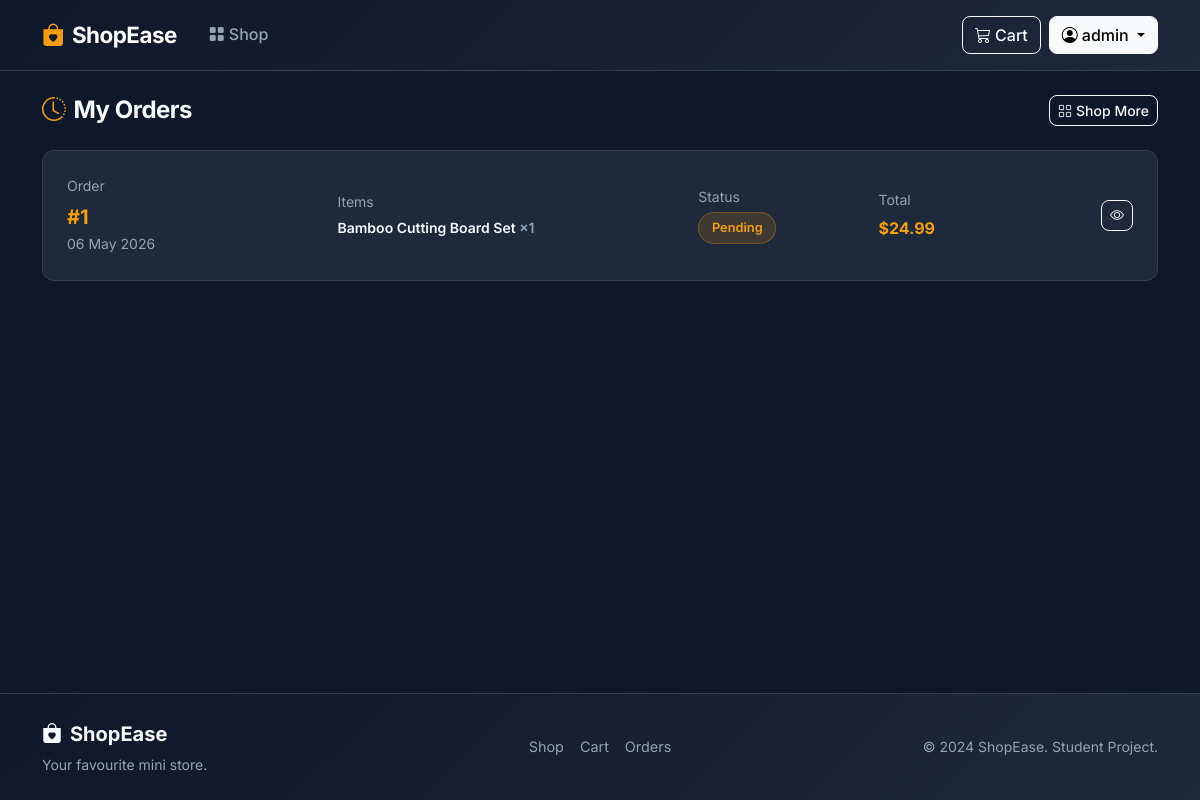
The page /orders/history/ (signed in) on the database its author committed.
### orders/models.py (models this page shows, shortened)
class Order(models.Model):
    STATUS_CHOICES = [
        ('pending', 'Pending'),
        ('processing', 'Processing'),
        ('shipped', 'Shipped'),
        ('delivered', 'Delivered'),
        ('cancelled', 'Cancelled'),
    ]
    user = models.ForeignKey(User, on_delete=models.CASCADE, related_name='orders')
    full_name = models.CharField(max_length=255)
    address = models.TextField()
    phone = models.CharField(max_length=20)
    total_price = models.DecimalField(max_digits=10, decimal_places=2)
    status = models.CharField(max_length=20, choices=STATUS_CHOICES, default='pending')
    created_at = models.DateTimeField(auto_now_add=True)
    updated_at = models.DateTimeField(auto_now=True)
    class Meta:
        ordering = ['-created_at']

class OrderItem(models.Model):
    order = models.ForeignKey(Order, on_delete=models.CASCADE, related_name='items')
    product = models.ForeignKey(Product, on_delete=models.SET_NULL, null=True)
    product_name = models.CharField(max_length=255)  # snapshot at order time
    quantity = models.PositiveIntegerField(default=1)
    price = models.DecimalField(max_digits=10, decimal_places=2)  # price at order time

### orders/views.py (the view)
# urls.py: path('history/', views.order_history, name='order_history'),
@login_required
def order_history(request):
    orders = Order.objects.filter(user=request.user).order_by('-created_at')
    return render(request, 'orders/order_history.html', {'orders': orders})

### cart/cart.py (called while the page is built)
    def __len__(self):
        return sum(item['quantity'] for item in self.cart.values())

### cart/context_processors.py (called while the page is built)
def cart_context(request):
    return {'cart': Cart(request)}

### templates/orders/order_history.html (shortened to what this page needs)
{% extends 'base.html' %}
{% block content %}
<div class="container">
  <div class="d-flex align-items-center justify-content-between mb-4">
    <h1 class="page-section-title mb-0">
      <i class="bi bi-clock-history me-2 text-accent"></i>My Orders
    </h1>
    <a href="{% url 'product_list' %}" class="btn btn-outline-light btn-sm" id="shop-more-btn">
      <i class="bi bi-grid me-1"></i>Shop More
    </a>
  </div>
  {% if orders %}
    <div class="row g-3">
      {% for order in orders %}
      <div class="col-12">
        <div class="card" id="order-card-{{ order.id }}">
          <div class="card-body p-4">
            <div class="row align-items-center g-3">
              <div class="col-sm-3">
                <div class="text-muted small mb-1">Order</div>
                <div class="fw-bold fs-5 text-accent">#{{ order.id }}</div>
                <div class="text-muted small">{{ order.created_at|date:"d M Y" }}</div>
              </div>
              <div class="col-sm-4">
                <div class="text-muted small mb-1">Items</div>
                <div class="fw-semibold small">
                  {% for item in order.items.all|slice:":2" %}
                    <div class="text-truncate" style="max-width:200px;">
                      {{ item.product_name }}
                      <span class="text-muted">×{{ item.quantity }}</span>
                    </div>
                  {% endfor %}
                </div>
              </div>
              <div class="col-sm-2">
                <div class="text-muted small mb-1">Status</div>
                <span class="status-badge status-{{ order.status }}">
                  {{ order.get_status_display }}
                </span>
              </div>
              <div class="col-sm-2">
                <div class="text-muted small mb-1">Total</div>
                <div class="fw-bold text-accent">${{ order.total_price }}</div>
              </div>
              <div class="col-sm-1 text-sm-end">
                <a href="{% url 'order_detail' order.id %}"
                   class="btn btn-sm btn-outline-light" id="view-order-{{ order.id }}">
                  <i class="bi bi-eye"></i>
                </a>
              </div>
            </div>
          </div>
        </div>
      </div>
      {% endfor %}
    </div>
  {% endif %}
</div>
{% endblock %}

### templates/base.html (shortened to what this page needs)
{% load static %}
<!DOCTYPE html>
<html lang="en">
<head>
  <link href="https://cdn.jsdelivr.net/npm/bootstrap@5.3.2/dist/css/bootstrap.min.css" rel="stylesheet" />
  <link href="https://cdn.jsdelivr.net/npm/bootstrap-icons@1.11.3/font/bootstrap-icons.min.css" rel="stylesheet" />
  <link href="{% static 'css/style.css' %}" rel="stylesheet" />
</head>
<body>
<nav class="navbar navbar-expand-lg navbar-dark sticky-top" id="main-navbar">
  <div class="container">
    <a class="navbar-brand fw-bold fs-4" href="{% url 'product_list' %}">
      <i class="bi bi-bag-heart-fill me-2 text-accent"></i>ShopEase
    </a>
    <div class="collapse navbar-collapse" id="navbarNav">
      <ul class="navbar-nav me-auto">
        <li class="nav-item">
          <a class="nav-link {% if request.resolver_match.url_name == 'product_list' %}active{% endif %}"
             href="{% url 'product_list' %}">
            <i class="bi bi-grid-fill me-1"></i>Shop
          </a>
        </li>
      </ul>
      <a href="{% url 'cart_detail' %}" class="btn btn-outline-light me-2 position-relative" id="cart-nav-btn">
        <i class="bi bi-cart3 me-1"></i>Cart
      </a>
      {% if user.is_authenticated %}
        <div class="dropdown">
          <button class="btn btn-light dropdown-toggle" type="button"
                  data-bs-toggle="dropdown" id="user-dropdown-btn">
            <i class="bi bi-person-circle me-1"></i>{{ user.username }}
          </button>
        </div>
      {% endif %}
    </div>
  </div>
</nav>
<main class="main-content">
  {% block content %}{% endblock %}
</main>
<footer class="footer mt-auto py-4">
  <div class="container">
    <div class="row align-items-center">
      <div class="col-md-4 mb-3 mb-md-0">
        <span class="footer-brand fw-bold fs-5">
          <i class="bi bi-bag-heart-fill me-2"></i>ShopEase
        </span>
        <p class="text-muted small mt-1 mb-0">Your favourite mini store.</p>
      </div>
      <div class="col-md-4 text-center mb-3 mb-md-0">
        <div class="d-flex justify-content-center gap-3">
          <a href="{% url 'product_list' %}" class="footer-link">Shop</a>
          <a href="{% url 'cart_detail' %}" class="footer-link">Cart</a>
          {% if user.is_authenticated %}
          <a href="{% url 'order_history' %}" class="footer-link">Orders</a>
          {% else %}
          <a href="{% url 'register' %}" class="footer-link">Register</a>
          {% endif %}
        </div>
      </div>
      <div class="col-md-4 text-md-end">
        <p class="text-muted small mb-0">&copy; 2024 ShopEase. Student Project.</p>
      </div>
    </div>
  </div>
</footer>
</body>
</html>

### static/css/style.css (style rules this page uses)
:root { --primary: #4f46e5; --primary-dark: #3730a3; --accent: #f59e0b; --accent-hover: #d97706; --dark: #0f172a; --dark-card: #1e293b; --text-primary: #f8fafc; --text-muted: #94a3b8; --border: #334155; --success: #10b981; --danger: #ef4444; --font: 'Inter', sans-serif; --radius: 12px; --transition: all 0.25s ease; }
*, *::before, *::after { box-sizing: border-box; }
html { scroll-behavior: smooth; }
body { font-family: var(--font); background-color: var(--dark); color: var(--text-primary); min-height: 100vh; display: flex; flex-direction: column; line-height: 1.6; }
#main-navbar { background: linear-gradient(135deg, #0f172a 0%, #1e293b 100%); border-bottom: 1px solid var(--border); padding: 0.75rem 0; backdrop-filter: blur(10px); z-index: 1000; }
.navbar-brand { font-size: 1.4rem !important; letter-spacing: -0.5px; }
.nav-link { color: var(--text-muted) !important; font-weight: 500; padding: 0.5rem 1rem !important; border-radius: 8px; transition: var(--transition); }
.text-accent { color: var(--accent) !important; }
.main-content { flex: 1; padding-top: 1.5rem; padding-bottom: 3rem; }
.btn { font-weight: 500; border-radius: 8px; transition: var(--transition); }
.card { background: var(--dark-card); border: 1px solid var(--border); border-radius: var(--radius); color: var(--text-primary); }
.status-badge { display: inline-block; padding: 0.3rem 0.8rem; border-radius: 50px; font-size: 0.8rem; font-weight: 600; text-transform: capitalize; }
.status-pending { background: rgba(245, 158, 11, 0.15); color: #f59e0b; border: 1px solid rgba(245,158,11,0.3); }
.footer { background: linear-gradient(135deg, #0f172a, #1e293b); border-top: 1px solid var(--border); }
.footer-brand { color: var(--text-primary); }
.footer-link { color: var(--text-muted); text-decoration: none; font-size: 0.9rem; transition: var(--transition); }
.text-muted { color: var(--text-muted) !important; }
.page-section-title { font-size: 1.5rem; font-weight: 700; letter-spacing: -0.5px; }

### rows shown on the page
Order: id "1", created_at "06 May 2026", status "Pending", total_price "24.99"
OrderItem: product_name "Bamboo Cutting Board Set", quantity "1"

### other values the page prints
{{ user.username }} "admin"
